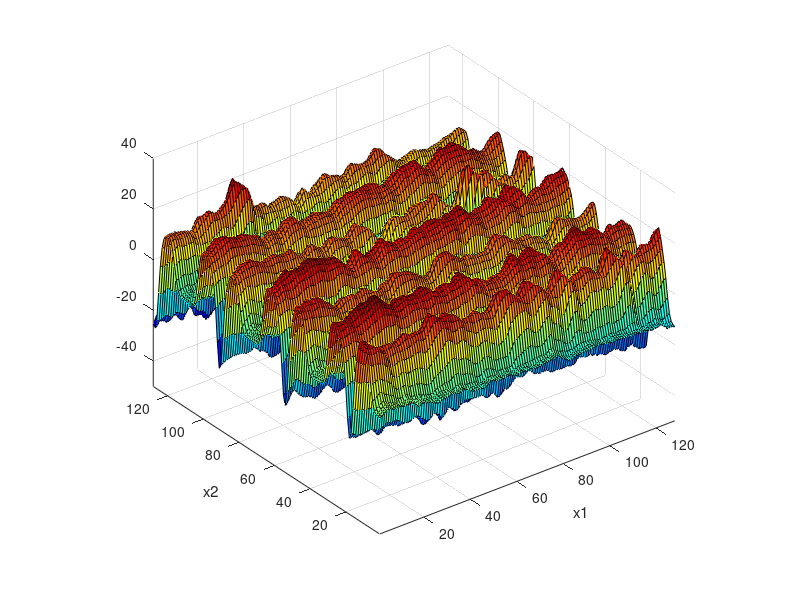
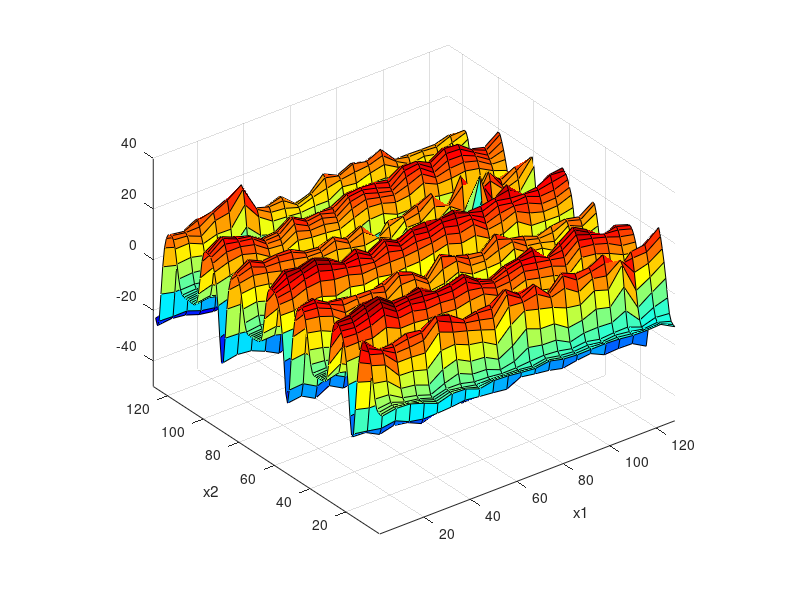

Write MATLAB code to recreate these figures, in order. (Note: this script raises an error after producing the figures.)
% delaunayTriangulation interpolation
% zhouweiyan 20180925
clear
close all
clc
load array2.mat
figure
surf(array);colormap(jet)
% view([0 -90])
axis equal
xlim([1,128]);ylim([1,128]);zlim([-50,40]);
xlabel('x1');ylabel('x2');view(3)

%% data preparation
% train set
x1_train=2:6:128; x2_train=1:1:128;
[X1_train,X2_train]=meshgrid(x1_train,x2_train);
X_train=[X1_train(:),X2_train(:)];
y_train=array(x2_train,x1_train);
y_train=y_train(:);
figure
surf(X1_train,X2_train,reshape(y_train,length(x2_train),length(x1_train)));colormap(jet)
axis equal
xlim([1,128]);ylim([1,128]);zlim([-50,40]);
xlabel('x1');ylabel('x2');view(3)

P=X_train;
DT=delaunayTriangulation(P);
% triplot(DT)
V=y_train;

% test set
x1_test=min(x1_train):max(x1_train);x2_test=min(x2_train):max(x2_train);
[X1_test,X2_test]=meshgrid(x1_test,x2_test);
X_test=[X1_test(:),X2_test(:)];
y_test_ideal=array(x2_test,x1_test);

Pq=X_test;
%% linear interplotation
[ti,bc]=pointLocation(DT,Pq);
triVals=V(DT(ti,:));
Vq=dot(bc',triVals')';
m=Vq;
figure
surf(X1_test,X2_test,reshape(m,length(x2_test),length(x1_test)))
colormap(jet)
axis equal
xlim([min(x1_train),max(x1_train)]);ylim([min(x2_train),max(x2_train)]);zlim([-50,40]);
xlabel('x1');ylabel('x2');
view(3)

%% Error analysis
range=max(array(:))-min(array(:));
% NRMSD=sqrt(sum(m-y_test_ideal(:)).^2)/range
% max(m-y_test_ideal(:))

m_a=reshape(m,length(x2_test),length(x1_test));

figure
surf(y_test_ideal-m_a);xlabel('x1');ylabel('x2');colormap(jet)
zlim([-50,40]);
NRMSD=sqrt(sum((m_a(:)-y_test_ideal(:)).^2))/range
max(abs(m_a(:)-y_test_ideal(:)))
